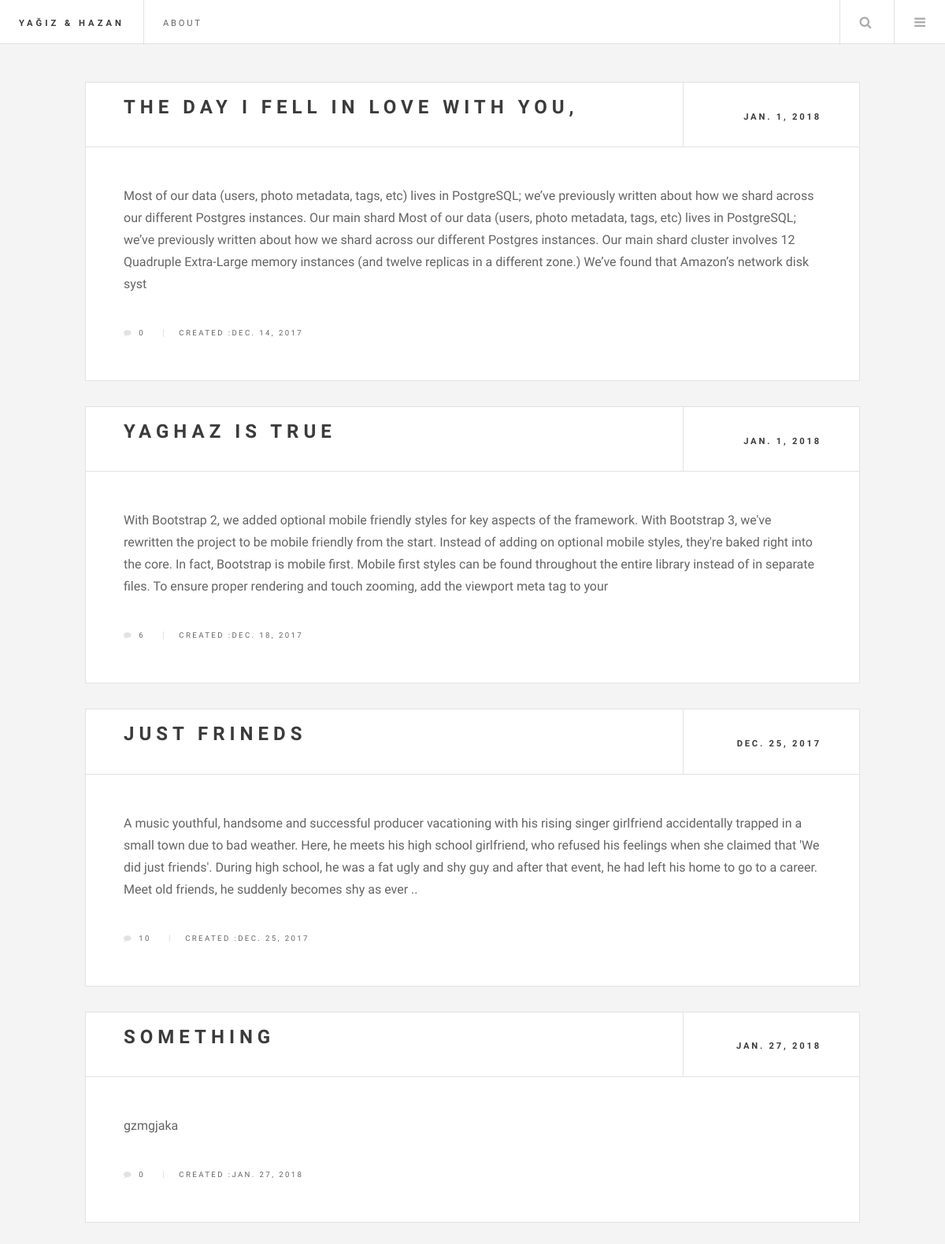
/profile/yogo/, run on the app's committed database.
### egamen/models.py (models this page shows, shortened)
class Story(models.Model):
    Lang =(
        ("AF", "Afrikanns"),
        ("SQ", "Albanian"),
        ("AR", "Arabic"),
        ("HY", "Armenian"),
        ("EU", "Basque"),
        ("BN", "Bengali"),
        ("BG", "Bulgarian"),
        ("CA", "Catalan"),
        ("KM", "Cambodian"),
        ("ZH", "Chinese(Mandarin)"),
        ("HR", "Croation"),
        ("CS", "Czech"),
        ("DA", "Danish"),
        ("NL", "Dutch"),
        ("EN", "English"),
        ("ET", "Estonian"),
        ("FJ", "Fiji"),
        ("FI", "Finnish"),
        ("FR", "French"),
        ("KA", "Georgian"),
        ("DE", "German"),
        ("EL", "Greek"),
        ("GU", "Gujarati"),
        ("HE", "Hebrew"),
        ("HI", "Hindi"),
        ("HU", "Hungarian"),
        ("IS", "Icelandic"),
        ("ID", "Indonesian"),
        ("GA", "Irish"),
        ("IT", "Italian"),
        ("JA", "Japanese"),
        ("JW", "Javanese"),
        ("KO", "Korean"),
        ("LA", "Latin"),
        ("LV", "Latvian"),
        ("LT", "Lithuanian"),
        ("MK", "Macedonian"),
        ("MS", "Malay"),
        ("ML", "Malayalam"),
        ("MT", "Maltese"),
        ("MI", "Maori"),
        ("MR", "Marathi"),
        ("MN", "Mongolian"),
        ("NE", "Nepali"),
        ("NO", "Norwegian"),
        ("FA", "Persian"),
        ("PL", "Polish"),
        ("PT", "Portuguese"),
        ("PA", "Punjabi"),
        ("QU", "Quechua"),
        ("RO", "Romanian"),
        ("RU", "Russian"),
        ("SM", "Samoan"),
        ("SR", "Serbian"),
        ("SK", "Slovak"),
        ("SL", "Slovenian"),
        ("ES", "Spanish"),
        ("SW", "Swahili"),
        ("SV", "Swedish"),
        ("TA", "Tamil"),
        ("TT", "Tatar"),
        ("TE", "Telugu"),
        ("TH", "Thai"),
        ("BO", "Tibetan"),
        ("TO", "Tonga"),
        ("TR", "Turkish"),
        ("UK", "Ukranian"),
        ("UR", "Urdu"),
        ("UZ", "Uzbek"),
        ("VI", "Vietnamese"),
        ("CY", "Welsh"),
        ("XH", "Xhosa"),
    )
    title = models.CharField(max_length=100, null=False)
    author = models.ForeignKey(User, on_delete=models.CASCADE)
    summary = models.TextField(max_length=500, null= False)
    pub_date = models.DateField(auto_now_add=True, blank=False, null=False)
    update_time = models.DateField(null=True)
    has_chapter = models.BooleanField(default=False, editable=False)
    language = models.CharField(choices=Lang, default=Lang[2], max_length=3)
    story_cover = models.FileField()

### egamen/views.py (the view)
# urls.py: url(r'^profile/(?P<username>[\w]+)/$', views.userStories, name="userstories"),
def userStories(request, username):
    user = User.objects.get(username=username)
    stories = Story.objects.filter(author=user).order_by('pub_date')
    return render(request,'user_page.html',{'stories' : stories})

### templates/user_page.html
{% extends 'base.html'%}
{% block content %}
<div id="main">
    {% for story in stories %}
    <article class="post">
        <header>
            <div class="title">
                <h2><a href="{% url 'egamen:post_chapter' story.id 1 %}">{{story.title}}</a></h2>
            </div>
            <div class="meta">
                {%if story.update_time %}
                <time class="published" datetime="2015-11-01">{{story.update_time}}</time>
                {%else%}
                <time class="published" datetime="2015-11-01">{{story.pub_date}}</time>
                {% endif %}
            </div>
        </header>
        <p>{{story.summary}}</p>
        <footer>
            <ul class="stats">
                <li><a href="{% url 'egamen:comments' story.id 1%}" class="icon fa-comment fa-1x">{{story.comments_set.all.count}}</a>
                </li>
                <li>
                    <time class="published">Created :{{story.pub_date}}</time>
                </li>
            </ul>
        </footer>
    </article>
    {%endfor %}
</div>{% endblock%}

### data on the page
Story: title "THE DAY I FELL IN LOVE WITH YOU,", update_time "JAN. 1, 2018", summary "Most of our data (users, photo metadata, tags, etc) lives in PostgreSQL; we’ve previously written about how we shard across our different Postgres instances. Our main shard Most of our data (users, photo metadata, tags, etc) lives in PostgreSQL; we’ve previously written about how we shard across our different Postgres instances. Our main shard cluster involves 12 Quadruple Extra-Large memory instances (and twelve replicas in a different zone.) We’ve found that Amazon’s network disk syst", comments_set.all.count "0", pub_date "DEC. 14, 2017"
Story: title "YAGHAZ IS TRUE", update_time "JAN. 1, 2018", summary "With Bootstrap 2, we added optional mobile friendly styles for key aspects of the framework. With Bootstrap 3, we've rewritten the project to be mobile friendly from the start. Instead of adding on optional mobile styles, they're baked right into the core. In fact, Bootstrap is mobile first. Mobile first styles can be found throughout the entire library instead of in separate files. To ensure proper rendering and touch zooming, add the viewport meta tag to your", comments_set.all.count "6", pub_date "DEC. 18, 2017"
Story: title "JUST FRINEDS", pub_date "DEC. 25, 2017", summary "A music youthful, handsome and successful producer vacationing with his rising singer girlfriend accidentally trapped in a small town due to bad weather. Here, he meets his high school girlfriend, who refused his feelings when she claimed that 'We did just friends'. During high school, he was a fat ugly and shy guy and after that event, he had left his home to go to a career. Meet old friends, he suddenly becomes shy as ever ..", comments_set.all.count "10"
Story: title "SOMETHING", pub_date "JAN. 27, 2018", summary "gzmgjaka", comments_set.all.count "0"
